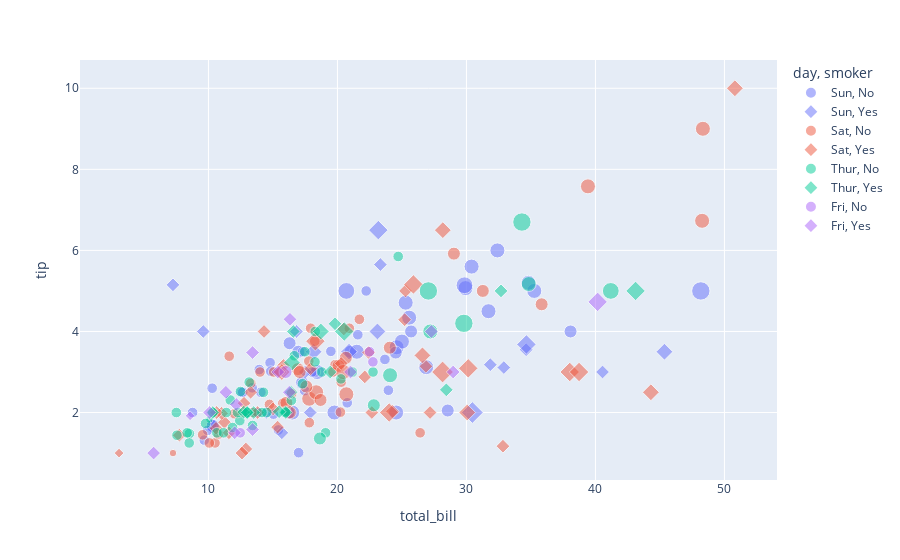

Source (notebook cell):
### Code cell
scatterplot=px.scatter(data_frame=tips,x="total_bill",y="tip",
size="tbl_size",size_max=13,symbol="smoker",color="day",opacity=0.5)
scatterplot.show()

### Figure 1 — Plotly figure (JSON) as saved in the notebook; plotly's stock layout.template omitted (floating-point values rounded to 4 significant figures)
{"data": [{"hovertemplate": "day=Sun<br>smoker=No<br>total_bill=%{x}<br>tip=%{y}<br>tbl_size=%{marker.size}<extra></extra>", "legendgroup": "Sun, No", "marker": {"color": "#636efa", "opacity": 0.5, "size": [2, 3, 3, 2, 4, 4, 2, 4, 2, 2, 2, 4, 2, 4, 2, 2, 3, 3, 3, 2, 2, 2, 4, 2, 2, 4, 3, 2, 2, 2, 4, 2, 4, 2, 3, 2, 3, 2, 4, 2, 2, 3, 4, 4, 5, 6, 4, 2, 4, 4, 2, 3, 2, 3, 2, 4, 5], "sizemode": "area", "sizeref": 0.0355, "symbol": "circle"}, "mode": "markers", "name": "Sun, No", "orientation": "v", "showlegend": true, "type": "scatter", "x": [16.99, 10.34, 21.01, 23.68, 24.59, 25.29, 8.77, 26.88, 15.04, 14.78, 10.27, 35.26, 15.42, 18.43, 14.83, 21.58, 10.33, 16.29, 16.97, 17.46, 13.94, 9.68, 30.4, 18.29, 22.23, 32.4, 28.55, 18.04, 12.54, 10.29, 34.81, 9.94, 25.56, 19.49, 38.07, 23.95, 25.71, 17.31, 29.93, 14.07, 13.13, 17.26, 24.55, 19.77, 29.85, 48.17, 25, 13.39, 16.49, 21.5, 12.66, 16.21, 13.81, 24.52, 20.76, 31.71, 20.69], "xaxis": "x", "y": [1.01, 1.66, 3.5, 3.31, 3.61, 4.71, 2, 3.12, 1.96, 3.23, 1.71, 5, 1.57, 3, 3.02, 3.92, 1.67, 3.71, 3.5, 2.54, 3.06, 1.32, 5.6, 3, 5, 6, 2.05, 3, 2.5, 2.6, 5.2, 1.56, 4.34, 3.51, 4, 2.55, 4, 3.5, 5.07, 2.5, 2, 2.74, 2, 2, 5.14, 5, 3.75, 2.61, 2, 3.5, 2.5, 2, 2, 3.48, 2.24, 4.5, 5], "yaxis": "y"}, {"hovertemplate": "day=Sun<br>smoker=Yes<br>total_bill=%{x}<br>tip=%{y}<br>tbl_size=%{marker.size}<extra></extra>", "legendgroup": "Sun, Yes", "marker": {"color": "#636efa", "opacity": 0.5, "size": [2, 2, 2, 2, 2, 2, 2, 2, 2, 4, 2, 3, 4, 2, 3, 5, 3, 3, 2], "sizemode": "area", "sizeref": 0.0355, "symbol": "diamond"}, "mode": "markers", "name": "Sun, Yes", "orientation": "v", "showlegend": true, "type": "scatter", "x": [17.51, 7.25, 31.85, 16.82, 32.9, 17.89, 14.48, 9.6, 34.63, 34.65, 23.33, 45.35, 23.17, 40.55, 20.9, 30.46, 18.15, 23.1, 15.69], "xaxis": "x", "y": [3, 5.15, 3.18, 4, 3.11, 2, 2, 4, 3.55, 3.68, 5.65, 3.5, 6.5, 3, 3.5, 2, 3.5, 4, 1.5], "yaxis": "y"}, {"hovertemplate": "day=Sat<br>smoker=No<br>total_bill=%{x}<br>tip=%{y}<br>tbl_size=%{marker.size}<extra></extra>", "legendgroup": "Sat, No", "marker": {"color": "#EF553B", "opacity": 0.5, "size": [3, 2, 2, 2, 4, 2, 4, 2, 2, 2, 2, 2, 4, 2, 4, 2, 3, 3, 3, 3, 3, 3, 2, 4, 3, 3, 2, 2, 2, 3, 2, 2, 2, 2, 2, 1, 4, 4, 2, 2, 2, 2, 3, 3, 2], "sizemode": "area", "sizeref": 0.0355, "symbol": "circle"}, "mode": "markers", "name": "Sat, No", "orientation": "v", "showlegend": true, "type": "scatter", "x": [20.65, 17.92, 20.29, 15.77, 39.42, 19.82, 17.81, 13.37, 12.69, 21.7, 19.65, 9.55, 18.35, 15.06, 20.69, 17.78, 24.06, 16.31, 16.93, 18.69, 31.27, 16.04, 26.41, 48.27, 17.59, 20.08, 16.45, 20.23, 12.02, 17.07, 14.73, 10.51, 20.92, 18.24, 14, 7.25, 48.33, 20.45, 13.28, 11.61, 10.77, 10.07, 35.83, 29.03, 17.82], "xaxis": "x", "y": [3.35, 4.08, 2.75, 2.23, 7.58, 3.18, 2.34, 2, 2, 4.3, 3, 1.45, 2.5, 3, 2.45, 3.27, 3.6, 2, 3.07, 2.31, 5, 2.24, 1.5, 6.73, 2.64, 3.15, 2.47, 2.01, 1.97, 3, 2.2, 1.25, 4.08, 3.76, 3, 1, 9, 3, 2.72, 3.39, 1.47, 1.25, 4.67, 5.92, 1.75], "yaxis": "y"}, {"hovertemplate": "day=Sat<br>smoker=Yes<br>total_bill=%{x}<br>tip=%{y}<br>tbl_size=%{marker.size}<extra></extra>", "legendgroup": "Sat, Yes", "marker": {"color": "#EF553B", "opacity": 0.5, "size": [4, 2, 2, 2, 2, 4, 1, 2, 2, 2, 2, 3, 2, 2, 2, 2, 2, 2, 2, 3, 2, 3, 4, 2, 2, 3, 4, 2, 3, 2, 5, 2, 2, 4, 2, 4, 3, 2, 2, 2, 2, 2], "sizemode": "area", "sizeref": 0.0355, "symbol": "diamond"}, "mode": "markers", "name": "Sat, Yes", "orientation": "v", "showlegend": true, "type": "scatter", "x": [38.01, 11.24, 20.29, 13.81, 11.02, 18.29, 3.07, 15.01, 26.86, 25.28, 17.92, 44.3, 22.42, 15.36, 20.49, 25.21, 14.31, 10.59, 10.63, 50.81, 15.81, 26.59, 38.73, 24.27, 12.76, 30.06, 25.89, 13.27, 28.17, 12.9, 28.15, 11.59, 7.74, 30.14, 22.12, 24.01, 15.69, 15.53, 12.6, 32.83, 27.18, 22.67], "xaxis": "x", "y": [3, 1.76, 3.21, 2, 1.98, 3.76, 1, 2.09, 3.14, 5, 3.08, 2.5, 3.48, 1.64, 4.06, 4.29, 4, 1.61, 2, 10, 3.16, 3.41, 3, 2.03, 2.23, 2, 5.16, 2.5, 6.5, 1.1, 3, 1.5, 1.44, 3.09, 2.88, 2, 3, 3, 1, 1.17, 2, 2], "yaxis": "y"}, {"hovertemplate": "day=Thur<br>smoker=No<br>total_bill=%{x}<br>tip=%{y}<br>tbl_size=%{marker.size}<extra></extra>", "legendgroup": "Thur, No", "marker": {"color": "#00cc96", "opacity": 0.5, "size": [4, 2, 2, 2, 1, 2, 4, 2, 2, 2, 2, 2, 2, 4, 2, 2, 2, 2, 2, 6, 2, 2, 2, 3, 2, 2, 2, 2, 2, 2, 2, 2, 2, 2, 6, 5, 6, 2, 2, 3, 2, 2, 2, 2, 2], "sizemode": "area", "sizeref": 0.0355, "symbol": "circle"}, "mode": "markers", "name": "Thur, No", "orientation": "v", "showlegend": true, "type": "scatter", "x": [27.2, 22.76, 17.29, 16.66, 10.07, 15.98, 34.83, 13.03, 18.28, 24.71, 21.16, 10.65, 12.43, 24.08, 11.69, 13.42, 14.26, 15.95, 12.48, 29.8, 8.52, 14.52, 11.38, 22.82, 19.08, 20.27, 11.17, 12.26, 18.26, 8.51, 10.33, 14.15, 13.16, 17.47, 34.3, 41.19, 27.05, 16.43, 8.35, 18.64, 11.87, 9.78, 7.51, 7.56, 18.78], "xaxis": "x", "y": [4, 3, 2.71, 3.4, 1.83, 2.03, 5.17, 2, 4, 5.85, 3, 1.5, 1.8, 2.92, 2.31, 1.68, 2.5, 2, 2.52, 4.2, 1.48, 2, 2, 2.18, 1.5, 2.83, 1.5, 2, 3.25, 1.25, 2, 2, 2.75, 3.5, 6.7, 5, 5, 2.3, 1.5, 1.36, 1.63, 1.73, 2, 1.44, 3], "yaxis": "y"}, {"hovertemplate": "day=Thur<br>smoker=Yes<br>total_bill=%{x}<br>tip=%{y}<br>tbl_size=%{marker.size}<extra></extra>", "legendgroup": "Thur, Yes", "marker": {"color": "#00cc96", "opacity": 0.5, "size": [2, 2, 2, 2, 2, 2, 2, 2, 4, 2, 2, 3, 2, 2, 2, 4, 3], "sizemode": "area", "sizeref": 0.0355, "symbol": "diamond"}, "mode": "markers", "name": "Thur, Yes", "orientation": "v", "showlegend": true, "type": "scatter", "x": [19.44, 32.68, 16, 19.81, 28.44, 15.48, 16.58, 10.34, 43.11, 13, 13.51, 18.71, 12.74, 13, 16.4, 20.53, 16.47], "xaxis": "x", "y": [3, 5, 2, 4.19, 2.56, 2.02, 4, 2, 5, 2, 2, 4, 2.01, 2, 2.5, 4, 3.23], "yaxis": "y"}, {"hovertemplate": "day=Fri<br>smoker=No<br>total_bill=%{x}<br>tip=%{y}<br>tbl_size=%{marker.size}<extra></extra>", "legendgroup": "Fri, No", "marker": {"color": "#ab63fa", "opacity": 0.5, "size": [2, 2, 2, 3], "sizemode": "area", "sizeref": 0.0355, "symbol": "circle"}, "mode": "markers", "name": "Fri, No", "orientation": "v", "showlegend": true, "type": "scatter", "x": [22.49, 22.75, 12.46, 15.98], "xaxis": "x", "y": [3.5, 3.25, 1.5, 3], "yaxis": "y"}, {"hovertemplate": "day=Fri<br>smoker=Yes<br>total_bill=%{x}<br>tip=%{y}<br>tbl_size=%{marker.size}<extra></extra>", "legendgroup": "Fri, Yes", "marker": {"color": "#ab63fa", "opacity": 0.5, "size": [2, 2, 2, 4, 2, 2, 2, 2, 2, 2, 2, 1, 2, 2, 2], "sizemode": "area", "sizeref": 0.0355, "symbol": "diamond"}, "mode": "markers", "name": "Fri, Yes", "orientation": "v", "showlegend": true, "type": "scatter", "x": [28.97, 5.75, 16.32, 40.17, 27.28, 12.03, 21.01, 11.35, 15.38, 12.16, 13.42, 8.58, 13.42, 16.27, 10.09], "xaxis": "x", "y": [3, 1, 4.3, 4.73, 4, 1.5, 3, 2.5, 3, 2.2, 3.48, 1.92, 1.58, 2.5, 2], "yaxis": "y"}], "layout": {"legend": {"itemsizing": "constant", "title": {"text": "day, smoker"}, "tracegroupgap": 0}, "margin": {"t": 60}, "xaxis": {"anchor": "y", "domain": [0, 1], "title": {"text": "total_bill"}}, "yaxis": {"anchor": "x", "domain": [0, 1], "title": {"text": "tip"}}}}
